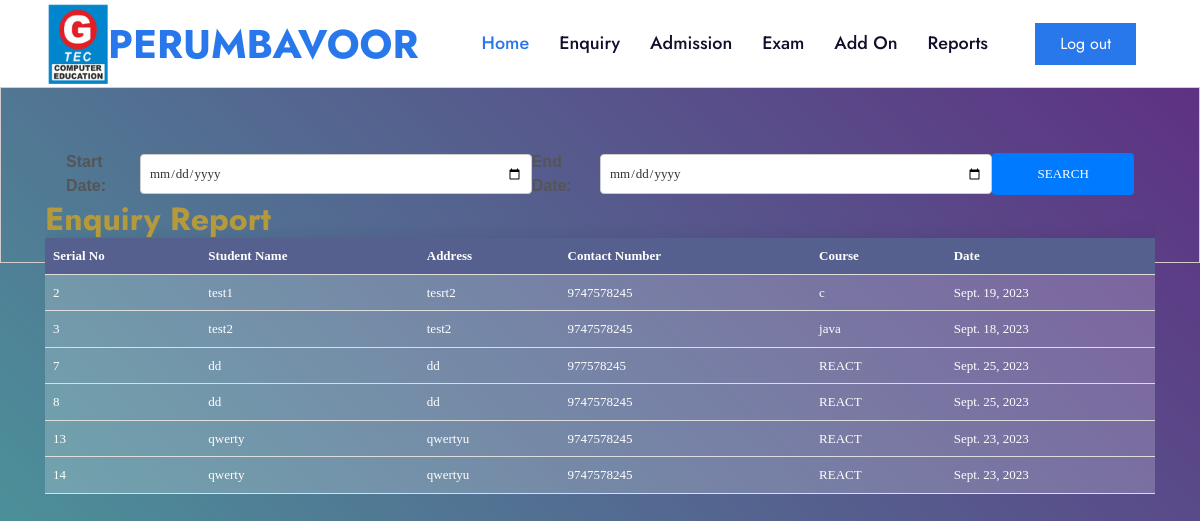
/enq_details/, run on the app's committed database.
### gemappp/models.py (models this page shows, shortened)
class StudentEnquiry(models.Model):
    name = models.CharField(max_length=250)
    address = models.TextField()
    contact = models.IntegerField()
    course = models.CharField(max_length=250)
    enq_date = models.DateField()

### gemappp/views.py (the view, shortened to what this page needs)
# urls.py: path('enq_details/',views.enq_details,name='enq_details'),
def enq_details(request):
    now = datetime.now()
    current_month = now.month
    current_year = now.year
    start_date = datetime(current_year, current_month, 1).date()
    end_date = datetime(current_year, current_month + 1, 1).date() - timedelta(days=1)
    report = StudentEnquiry.objects.filter(enq_date__range=[start_date, end_date])
    return render(request, "enquiry_report.html", {'report': report, 'start_date': start_date, 'end_date': end_date})

### templates/enquiry_report.html (shortened to what this page needs)
{% extends 'base.html'%}
{% block body %}
	<form method="post">
    <label for="start_date">Start Date:</label>
    <input type="date" id="start_date" name="start_date" value="{{ start_date }}">
    <label for="end_date">End Date:</label>
    <input type="date" id="end_date" name="end_date" value="{{ end_date }}">
    <button type="submit">Search</button>
</form>
<div class="container">
<div class="table-responsive">
	<h2 style="color:#b49a3c;"> Enquiry Report</h2>
	<table>
		<thead>
			<tr>
				<th>Serial No</th>
				<th>Student Name</th>
				<th>Address</th>
				<th>Contact Number</th>
				<th>Course</th>
				<th>Date</th>
				</tr>
		</thead>
		<tbody>
        {% for i in report %}
			<tr>
				<td>{{ i.id }}</td>
				<td>{{ i.name }}</td>
				<td>{{ i.address}}</td>
				<td>{{ i.contact}}</td>
				<td>{{ i.course}}</td>
				<td>{{ i.enq_date}}</td>
			</tr>
{% endfor %}
		</tbody>
	</table>
</div>
	</div>
{% endblock %}

### static/stylereport.css (style rules this page uses)
html, body { height: 100%; }
body { margin: 0; background: linear-gradient(45deg, #49a09d, #5f2c82); font-family: sans-serif; font-weight: 100; }
.container { position: absolute; top: 50%; left: 50%; transform: translate(-50%, -50%); }
table { width: 800px; border-collapse: collapse; overflow: hidden; box-shadow: 0 0 20px rgba(0,0,0,0.1); }
th, td { padding: 15px; background-color: rgba(255,255,255,0.2); color: #fff; }
th { text-align: left; }

### static/style.css (style rules this page uses)
body { margin: 0; }

### static/style1.css (style rules this page uses)
* { -webkit-box-sizing: border-box; -moz-box-sizing: border-box; box-sizing: border-box; }
body { font-family: "Muli-Regular"; color: #666; font-size: 13px; margin: 0; }
input, textarea, select, button { font-family: "Muli-Regular"; color: #333; font-size: 13px; }
p, h1, h2, h3, h4, h5, h6, ul { margin: 0; }
form { border: 1px solid #d3cccc; padding: 62px 65px 64px; }
button { border: none; float: right; width: 152px; height: 42px; cursor: pointer; display: flex; align-items: center; justify-content: center; padding: 0; background: #ea9f48; font-size: 13px; color: #fff; text-transform: uppercase; font-family: "Muli-SemiBold"; -webkit-transform: perspective(1px) translateZ(0); transform: perspective(1px) translateZ(0); position: relative; -webkit-transition-property: color; transition-property: color; -webkit-transition-duration: 0.3s; transition-duration: 0.3s; }
button::before { content: ""; position: absolute; z-index: -1; top: 0; bottom: 0; left: 0; right: 0; background: #f98805; -webkit-transform: scaleX(0); transform: scaleX(0); -webkit-transform-origin: 50%; transform-origin: 50%; -webkit-transition-property: transform; transition-property: transform; -webkit-transition-duration: 0.3s; transition-duration: 0.3s; -webkit-transition-timing-function: ease-out; transition-timing-function: ease-out; }

### templates/enquiry_report.html (style rules this page uses)
.container { height: 400px; overflow: auto; }
table { border-collapse: collapse; width: 100%; }
th, td { padding: 8px; text-align: left; border-bottom: 1px solid #DDD; }
form { display: flex; justify-content: space-between; align-items: center; margin-bottom: 10px; }
label { font-family: Arial, sans-serif; font-size: 16px; font-weight: bold; color: #555; margin-bottom: 0; }
input[type="date"] { width: 40%; padding: 8px; border: 1px solid #ccc; border-radius: 4px; }
button[type="submit"] { padding: 10px 20px; background-color: #007bff; color: #fff; border: none; border-radius: 4px; cursor: pointer; }

### data on the page
StudentEnquiry: id "2", name "test1", address "tesrt2", contact "9747578245", course "c", enq_date "Sept. 19, 2023"
StudentEnquiry: id "3", name "test2", address "test2", contact "9747578245", course "java", enq_date "Sept. 18, 2023"
StudentEnquiry: id "7", name "dd", address "dd", contact "977578245", course "REACT", enq_date "Sept. 25, 2023"
StudentEnquiry: id "8", name "dd", address "dd", contact "9747578245", course "REACT", enq_date "Sept. 25, 2023"
StudentEnquiry: id "13", name "qwerty", address "qwertyu", contact "9747578245", course "REACT", enq_date "Sept. 23, 2023"
StudentEnquiry: id "14", name "qwerty", address "qwertyu", contact "9747578245", course "REACT", enq_date "Sept. 23, 2023"
